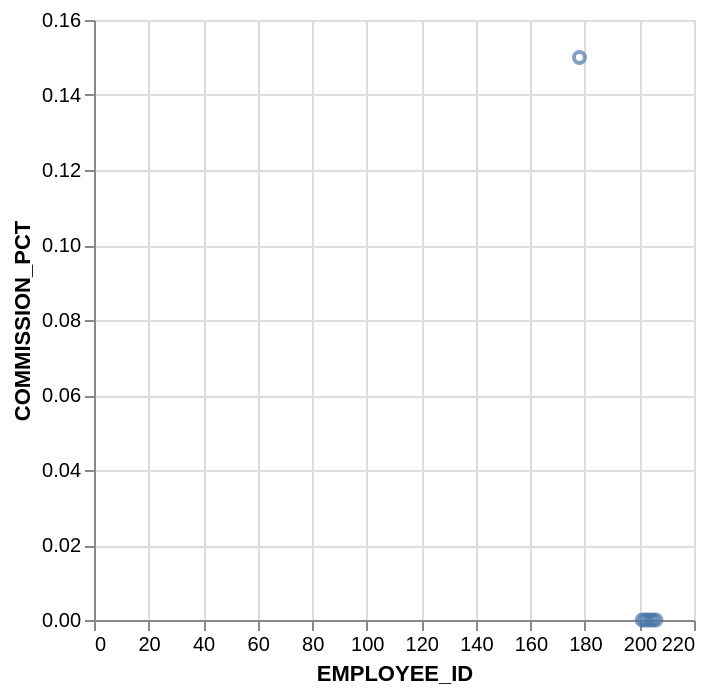

Write a Vega-Lite specification for this figure.
### Vega-Lite specification from a JSON file in a GitHub repository (floating-point values rounded to 4 significant figures)
{"data": {"values": [{"x_data": 178, "y_data": 0.15}, {"x_data": 201, "y_data": 0}, {"x_data": 202, "y_data": 0}, {"x_data": 203, "y_data": 0}, {"x_data": 204, "y_data": 0}, {"x_data": 205, "y_data": 0}, {"x_data": 206, "y_data": 0}]}, "mark": "point", "encoding": {"x": {"field": "x_data", "type": "quantitative", "title": "EMPLOYEE_ID"}, "y": {"field": "y_data", "type": "quantitative", "title": "COMMISSION_PCT"}}}
